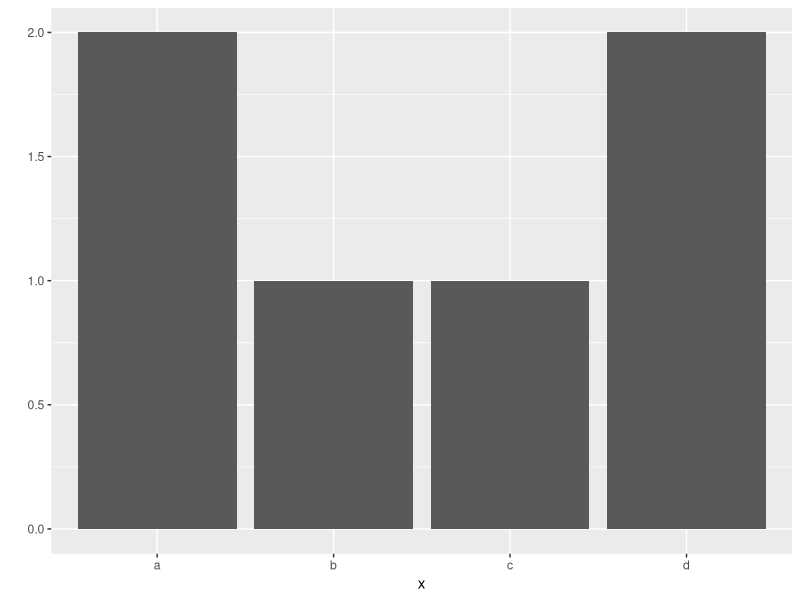
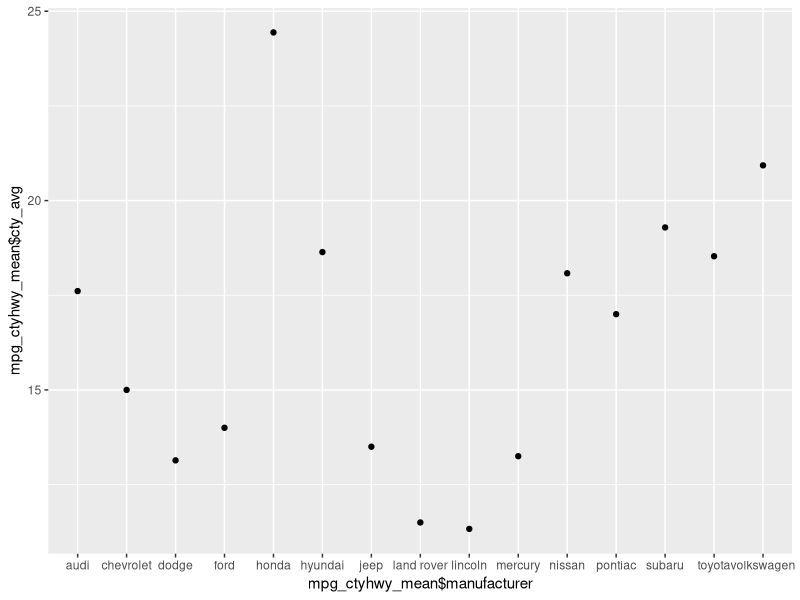
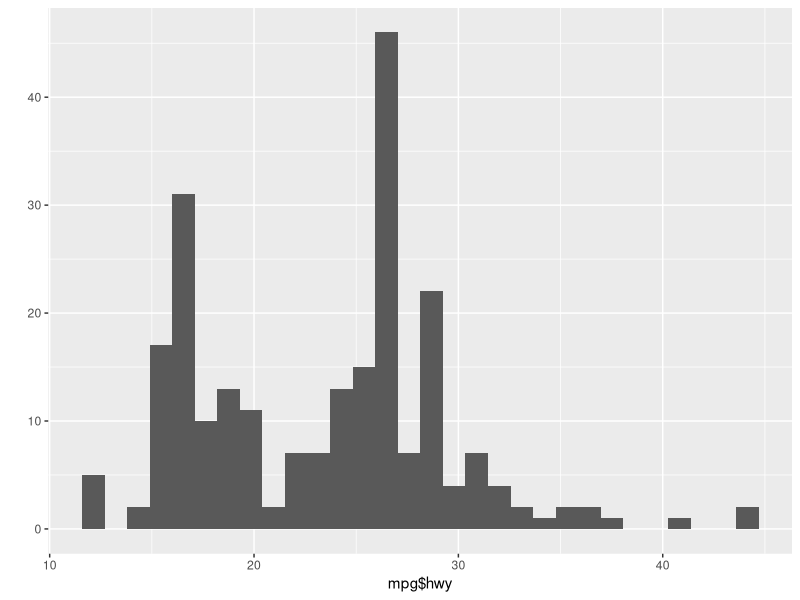

Write the R code that produced these figures, in order.
library(ggplot2)
library(sqldf)
x=c("a","a","b","c","d","d")
qplot(x)

mpg
sqldf("
      select distinct manufacturer from mpg
    ")

sqldf("
      select count(*) from mpg
    ")

sqldf("
      select manufacturer,round(avg(cty),2) as cty_avg,round(avg(hwy),2) as hwy_avg  from mpg
    group by manufacturer
    order by avg(cty) desc
    ") ->mpg_ctyhwy_mean

mpg_ctyhwy_mean
qplot(mpg_ctyhwy_mean$manufacturer,mpg_ctyhwy_mean$cty_avg)

qplot(mpg$hwy)
table(mpg$drv)
